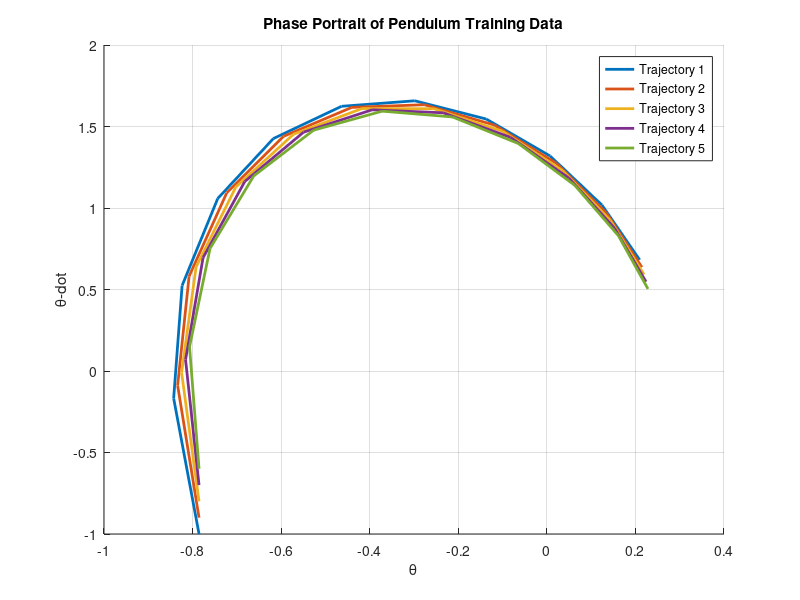

Source code (MATLAB): (Note: this script raises an error after producing the figure.)
clc; clear; close all;

%set default figure properties
set(0,'DefaultLineLineWidth',2)
set(0,'defaultfigurecolor',[1 1 1])

% import functions
addpath dynamics dmd edmd training prediction

%% Problem setup
% for pendulum, states = [theta, theta_dot].
dynamics_fn = @dynamics_pendulum; % point to pendulum dynamics

% operator approximation method
% set to EDMD_flag = false for DMD.
% set to EDMD_flag = true for EDMD.
EDMD_flag = false; 

%% Load training dataset and visualize
% load the csv file for pendulum training
data = load("training/pendulum_training.csv");


%%%%%%%%%%%%% Visualize the training dataset %%%%%%%%%%%%%%%%%%%%
% complete code to plot phase portraits of training data
% Load the training dataset from 'pendulum_training.csv'

% Number of trajectories in the dataset
num_trajectories = 126;

% Sampling rate
sampling_rate = 0.1;

% Number of data points in each trajectory
num_points = size(data, 1)/num_trajectories;

% Time span for each trajectory
time_span = 1;

% Visualize a few sample trajectories by plotting a phase portrait (θ vs ẋ)
figure;
hold on;
data_new = [];
index = 1;
theta = data(index:num_points,1);
theta_dot = data(index:num_points,2);
plot(theta, theta_dot);
for i = 2:5 % Plot up to 5 trajectories
    hold on;
    index = num_points*(i-1)+1;
    % Extract theta and theta_dot for the current trajectory
    theta = data(index:index+num_points-1,1);
    theta_dot = data(index:index+num_points-1,2);
    % Plot phase portrait (theta vs theta_dot)
    plot(theta, theta_dot);
end

% Set labels and title
xlabel('\theta');
ylabel('\theta-dot');
title('Phase Portrait of Pendulum Training Data');

% Add legend
legend('Trajectory 1', 'Trajectory 2', 'Trajectory 3', 'Trajectory 4', 'Trajectory 5');

% Display grid
grid on;

hold off;

%%%%%%%%%%%%%%%%%%%%%%%%%%%%%%%%%%%%%%%%%%%%%%%%%%%%%%%%%%%%%%%%%%


%%%%%%%%%%%%% Generate time-shfited snapshots %%%%%%%%%%%%%%%%%%%%
% complete code to obtain snapshots X1 and X2 from dataset X
data_new = [data(1:11,1);data(1:11,2)];
for ii = 2:num_trajectories % Plot up to 5 trajectories
    index_1 = num_points*(ii-1)+1;
    % Extract theta and theta_dot for the current trajectory
    theta = data(index_1:index_1+num_points-1,1);
    theta_dot = data(index_1:index_1+num_points-1,2);
    data_new = [data_new,[theta;theta_dot]];
  
end
% STEP 0: data split
X1 = data_new(:,1:end-1);
X2 = data_new(:,2:end);
%%%%%%%%%%%%%%%%%%%%%%%%%%%%%%%%%%%%%%%%%%%%%%%%%%%%%%%%%%%%%%%%%%


%% get Koopman operator
if(EDMD_flag)
    % get Koopman operator using EDMD
    % define basis setup
    basis.dim = 2; % system dimension

    %%%%%%%%%%%%% Setup basis properties for EDMD %%%%%%%%%%%%
    % complete code
    % specify basis type as a string below ('monomials or rbf')

    basis.type = 'rbf';
    switch basis.type
    case 'monomials'
        % specifiy degree of monomial sbelow
        basis.deg = 5;
    case 'rbf'
        % specifiy kernel width of rbfs
        basis.gamma = 0.5;
    otherwise
        disp('Please specify type of basis')
    end

    %%%%%%%%%% Obtain Koopman operator using EDMD %%%%%%%%%%%%
        
    % complete code for function get_EDMD()
    [A, C] = get_EDMD(X1,X2, basis);   
    operator.A = A;
    operator.C = C;
    %%%%%%%%%%%%%%%%%%%%%%%%%%%%%%%%%%%%%%%%%%%%%%%%%%%%%%%%%%%%

else
    %%%%%%%%%% Obtain Koopman operator using DMD %%%%%%%%%%%%

    % complete code for function get_DMD()
    A = get_DMD(X1,X2);
    operator.A = A;
    %%%%%%%%%%%%%%%%%%%%%%%%%%%%%%%%%%%%%%%%%%%%%%%%%%%%%%%%%%%%
end

%% Plot eigenvalues of Koopman operator
%%%%%%%%% Plot eigenvlaues of A in a unit circle %%%%%%%%%%%%%%%%
% complete code to plot discrete time eigenvalues of A
D = eig(A);
% Plot the eigenvalues in the complex plane (unit circle)
figure;
hold on;
plot(real(D), imag(D), 'bo'); % Plot eigenvalues as blue circles
theta = linspace(0, 2*pi, 100);
plot(cos(theta), sin(theta), 'r--'); % Plot unit circle in red dashed line
xlabel('Real Part');
ylabel('Imaginary Part');
title('Eigenvalues of Koopman Operator (DMD)');
legend('Eigenvalues', 'Unit Circle');
axis equal;
grid on;
hold off;
%%%%%%%%%%%%%%%%%%%%%%%%%%%%%%%%%%%%%%%%%%%%%%%%%%%%%%%%%%%%%%%%%%

%% evaluate operator for n timesteps prediction
% Use the following parameters for validation
prediction.n_traj = 9; %traj for evaluations
prediction.n_steps = 20; % num timesteps to predict
prediction.dt = 0.1;
prediction.show_plot = true;

% load the validation dataset
X_eval = load('prediction/pendulum_validation.csv');
%%%%%%%%%%%%% Visualize the training dataset %%%%%%%%%%%%%%%%%%%%
% complete code to plot phase portraits of training data
% Load the training dataset from 'pendulum_training.csv'


% Number of data points in each trajectory
prediction.num_points = size(X_eval, 1)/prediction.n_traj;

% Visualize a few sample trajectories by plotting a phase portrait (θ vs ẋ)
figure;
hold on;

index = 1;
theta_eval = X_eval(index:prediction.num_points,1);
theta_dot_eval = X_eval(index:prediction.num_points,2);
plot(theta_eval, theta_dot_eval);

for i = 2:prediction.n_traj % Plot up to 5 trajectories
    hold on;
    index = prediction.num_points *(i-1)+1;
    % Extract theta and theta_dot for the current trajectory
    theta_eval = X_eval(index:index+prediction.num_points -1,1);
    theta_dot_eval = X_eval(index:index+prediction.num_points -1,2);
    % Plot phase portrait (theta vs theta_dot)
    plot(theta_eval, theta_dot_eval);
end

% Set labels and title
xlabel('\theta_{Eval}');
ylabel('\theta-dot_{Eval}');
title('Phase Portrait of Pendulum Prediction Data');

% Add legend
legend('Trajectory 1', 'Trajectory 2', 'Trajectory 3', 'Trajectory 4', 'Trajectory 5', ...
    'Trajectory 6', 'Trajectory 7', 'Trajectory 8', 'Trajectory 9');

% Display grid
grid on;

hold off;

% Generate evaluation data
data_eval_new = zeros(size(X1, 1), prediction.n_traj  * 10);
data_eval_new(1:11,1) = X_eval(1:11,1); 
data_eval_new(12:22,1) = X_eval(1:11,2); 

for i = 2:82
     data_eval_new(1:11,i) = X_eval(((i-1)*10 + (i-1)):((i-1)*10 + (i+9)),1); 
     data_eval_new(12:22,i) = X_eval(((i-1)*10 + (i-1)):((i-1)*10 + (i+9)),2); 
end

%%%%%%%%%%%%% Get predictions using Koopman  %%%%%%%%%%%%%%%%%%%%
% complete code for function eval_prediction()

%%
%%%%%%%%%%%%%%%%%%%%%%%%%%%%%%%%%%%%%%%%%%%%%%%%%%%%%%%%%%%%%%%%%%
X_pred = eval_prediction(data_new_eval,X2,X1,operator,prediction);


%%%%%%%%%%%%%%%%%%%%%%%%%%%%%%%%%%%%%%%%%%%%%%%%%%%%%%%%%%%%%%%%%%

% evaluate the avg rmse and % error across for prediction
X_true = X_eval(1:prediction.n_steps,:);
RMSE = rmse(X_pred, X_true, prediction);
